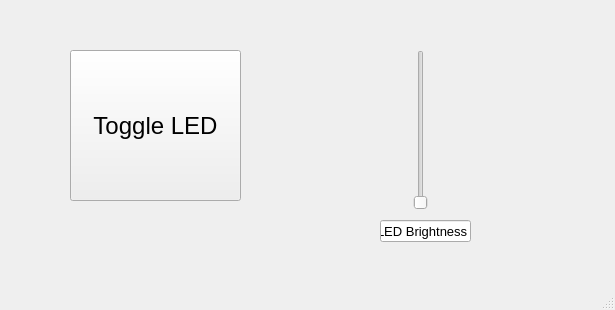
<?xml version="1.0" encoding="UTF-8"?>
<ui version="4.0">
 <class>MainWindow</class>
 <widget class="QMainWindow" name="MainWindow">
  <property name="geometry">
   <rect>
    <x>0</x>
    <y>0</y>
    <width>615</width>
    <height>310</height>
   </rect>
  </property>
  <property name="windowTitle">
   <string>MainWindow</string>
  </property>
  <widget class="QWidget" name="centralwidget">
   <widget class="QPushButton" name="pushButton">
    <property name="geometry">
     <rect>
      <x>70</x>
      <y>50</y>
      <width>171</width>
      <height>151</height>
     </rect>
    </property>
    <property name="font">
     <font>
      <pointsize>18</pointsize>
     </font>
    </property>
    <property name="text">
     <string>Toggle LED</string>
    </property>
   </widget>
   <widget class="QSlider" name="verticalSlider">
    <property name="geometry">
     <rect>
      <x>410</x>
      <y>50</y>
      <width>22</width>
      <height>160</height>
     </rect>
    </property>
    <property name="orientation">
     <enum>Qt::Vertical</enum>
    </property>
   </widget>
   <widget class="QLineEdit" name="lineEdit">
    <property name="geometry">
     <rect>
      <x>380</x>
      <y>220</y>
      <width>91</width>
      <height>22</height>
     </rect>
    </property>
    <property name="font">
     <font>
      <pointsize>10</pointsize>
     </font>
    </property>
    <property name="text">
     <string>LED Brightness</string>
    </property>
   </widget>
  </widget>
  <widget class="QStatusBar" name="statusbar"/>
 </widget>
 <resources/>
 <connections/>
</ui>
